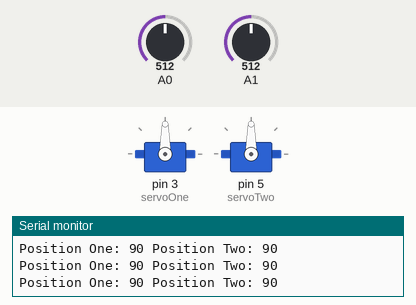
Simulated run of this sketch. Board: Arduino Uno, built with avr-gcc and run on an emulated ATmega328P. Parts: 2 × servo, the last lines printed to the serial monitor. The inputs (shaded band) are chosen by the test bench; at power-on: A0 = 512, A1 = 512.

Above: at 1.2 s.
1.3 s: A0 set to 784
4.3 s: A0 set to 808
At 4.83 s:
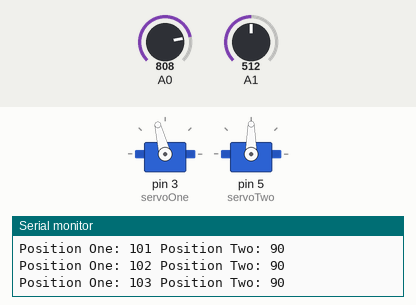
At 5.84 s:
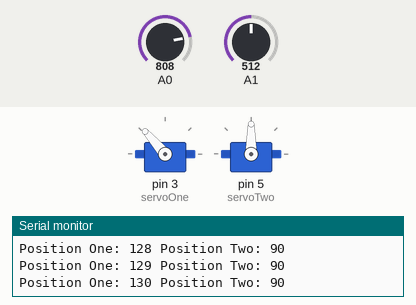
7.3 s: A1 set to 784
9.1 s: A1 set to 809
At 9.31 s:
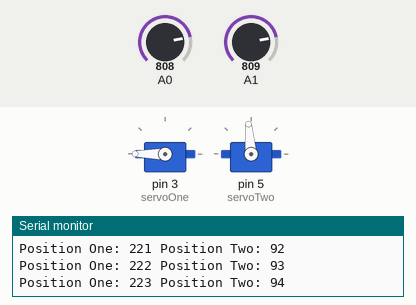
12.1 s: A1 set to 390
15.1 s: A1 set to 414
At 20.7 s:
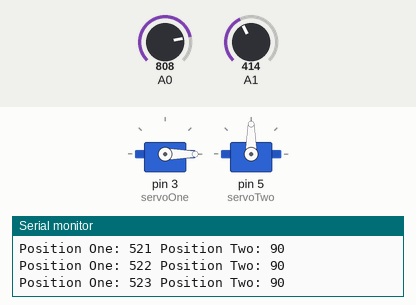
Timing chart, 0 to 23.1 s (numbered marks = the images above; inputs shaded):
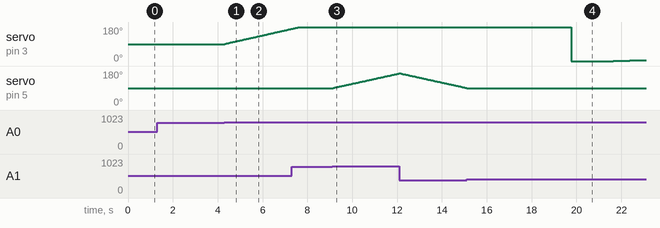

Measured:
- the behaviour switches between 800 and 801 on A0 (found by bisection; images 0 and 1)
- the behaviour switches between 800 and 801 on A1 (found by bisection; images 2 and 3)
- after the input at 4.3 s, servo on pin 3 (servoOne): moves from 90° to 170° over 2.9 s, starting at once
- after the input at 9.1 s, servo on pin 5 (servoTwo): moves from 90° to 167° over 2.9 s, starting after 0.05 s
- after the input at 15.1 s, servo on pin 5 (servoTwo): goes on until 15.1 s, then stays 90°

The sketch:

CH_Five_Sketch_Four.ino
```cpp
#include <Servo.h>
Servo servoOne;
Servo servoTwo;
int posOne = 90;
int posTwo = 90;
int joyX;
int joyY;

void setup()
{
Serial.begin(9600);
servoOne.attach(3);
servoTwo.attach(5);
}

void loop() {
joyX = analogRead(A0);
joyY = analogRead(A1);
if(joyX > 800){
  posOne++;
  delay(10);
}
if(joyX < 400){
  posOne--;
  delay(10);
}
if(joyY > 800){
  posTwo++;
  delay(10);
}
if(joyY < 400){
  posTwo--;
  delay(10);
}
Serial.print("Position One: ");
servoOne.write(posOne);
Serial.print(posOne);
Serial.print(" Position Two: ");
servoTwo.write(posTwo);
Serial.println(posTwo);
}
```
